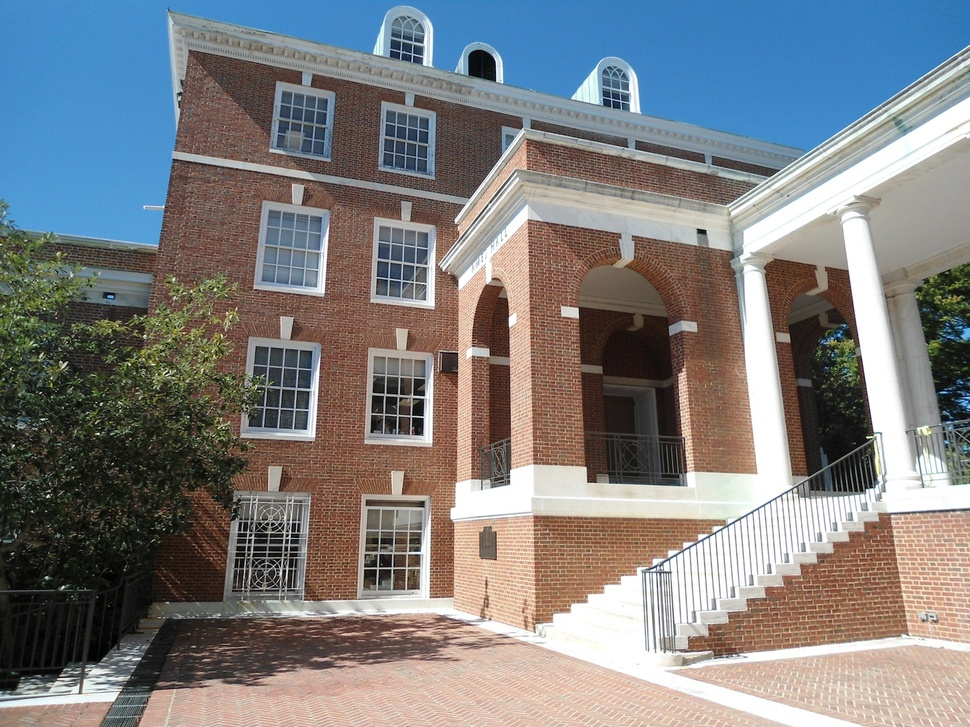
#> input picture HW4/ames1.JPG, 970 x 727 px, shrunk from 1600 x 1200 before the run, found by its file name
$ jupyter execute Q2.ipynb   (shell and % lines are left out)
#> lines starting #> are read from the running program, lines starting #| are printed output that depends on the picture
[cell 1]
from skimage import io, filters, feature
import matplotlib.pyplot as plt
import cv2 as cv
import numpy as np
from scipy import ndimage

[cell 2]
image = io.imread("ames1.jpg", as_gray = True)
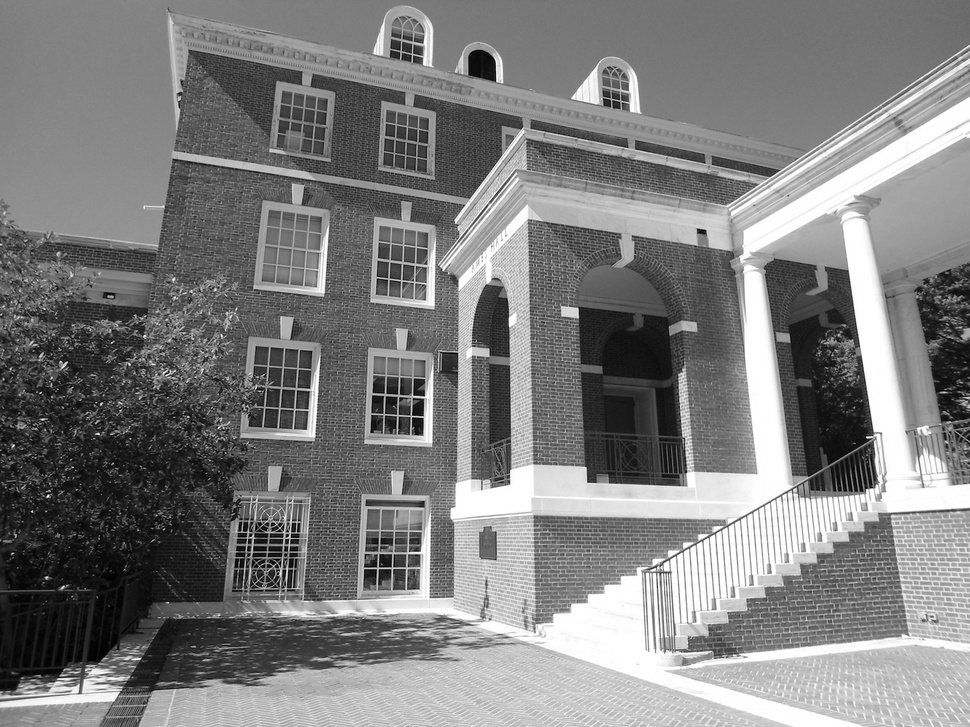
#> image: shape (727, 970) float64; min 0, max 1, mean 0.497

ga = cv.GaussianBlur(image, (5,5), 1)
plt.imshow(ga, cmap="gray")
plt.axis("off")
plt.show()
ga[0]
#> Out = 970 values, max 0.527 at index 137, min 0.417 at index 967, mean 0.476

[cell 3]
edges_sobel = filters.sobel(image)
edges_roberts = filters.roberts(image)
edges_prewitt = filters.prewitt(image)

[cell 4]
fig, axs = plt.subplots(1 , 3, figsize = (30, 30))
for i in axs:
    i.axis("off")

axs[0].set_title("sobel filter")
axs[1].set_title("roberts filter")
axs[2].set_title("prewitt filter")
axs[0].imshow(edges_sobel, cmap = "gray")
axs[1].imshow(edges_roberts, cmap = "gray")
axs[2].imshow(edges_prewitt, cmap = "gray")
plt.show()

[cell 5]
class Canny:
    def __init__(self, low_threshold, high_threshold):
        self.low = low_threshold
        self.high = high_threshold
    def filter(self, image):
        denoised_image = cv.GaussianBlur(image, (5, 5), 1)
        grads, directions = self.sobel_edge_detect(image)
        sup_image = self.non_max_sup(grads, directions)
        threshold_image = self.threshold(sup_image, self.low, self.high)
        res = self.th(threshold_image)
        return res

    def sobel_edge_detect(self, image):

        edge_h = cv.Sobel(image, cv.CV_64F, 1, 0)
        edge_v =  cv.Sobel(image, cv.CV_64F, 0, 1)
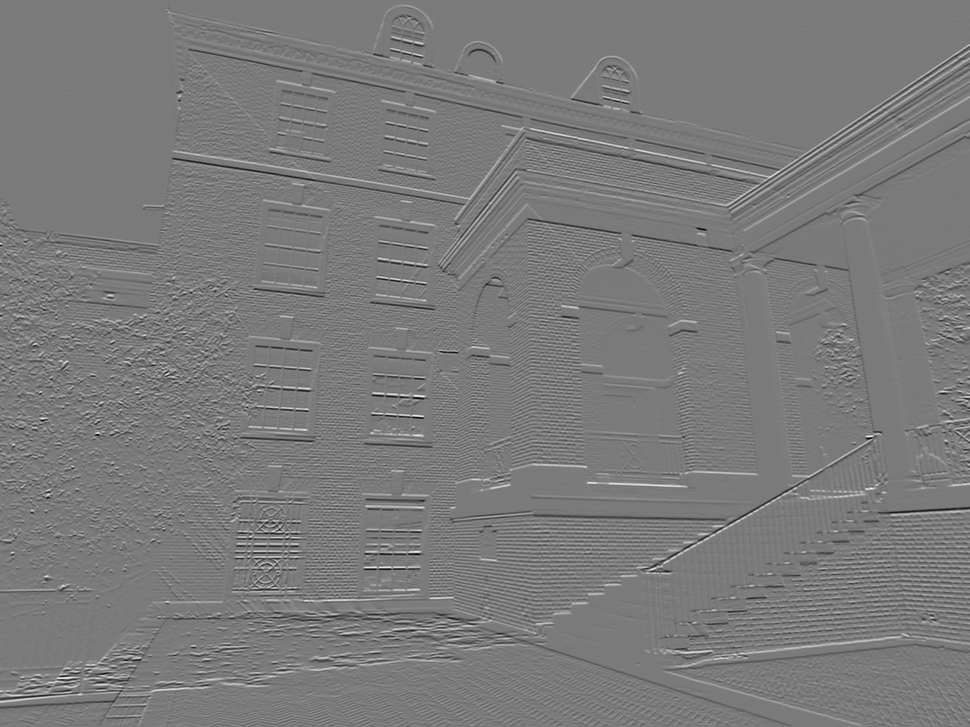
#> edge_v: shape (727, 970) float64; min -3.49, max 3.76, mean 0.003; drawn with min black and max white

        intensity = np.hypot(edge_h, edge_v)
        directions = (np.arctan2(edge_v, edge_h)) * 180 / np.pi
        directions[directions < 0] += 180
        directions = self.mod_dir(directions)
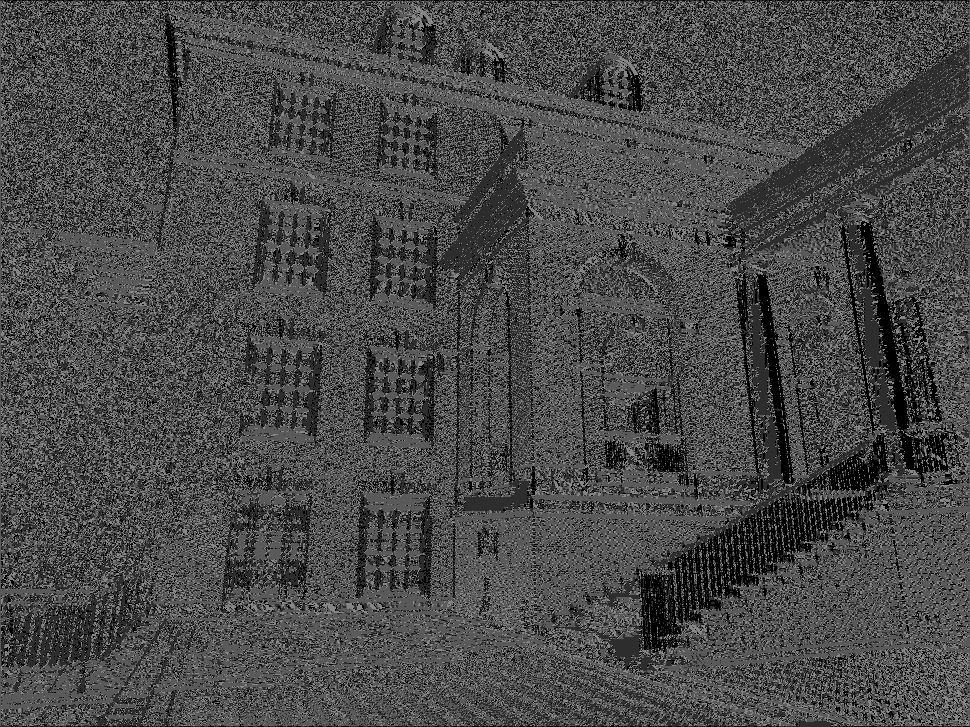
#> directions: shape (727, 970) float64; min 0, max 135, mean 72.6
        norm_intens = ((intensity - intensity.min()) / (intensity.max() - intensity.min())) * 255
        return norm_intens.astype("int"), directions


    def non_max_sup(self, grads, directions):
        res = np.zeros(directions.shape)
        for px in range(1, directions.shape[0] - 1):
            for py in range(1, directions.shape[1] - 1):
                if directions[px, py] == 0 or directions[px, py] == 180:
                    res[px, py] = np.max([grads[px, py - 1], grads[px, py], grads[px, py + 1]])
                elif directions[px,py] == 45:
                    res[px, py] = np.max([grads[px - 1, py - 1], grads[px, py], grads[px + 1, py + 1]])
                elif directions[px, py] == 90:
                    res[px,py] = np.max([grads[px - 1, py], grads[px, py], grads[px + 1, py]])
            print(px)
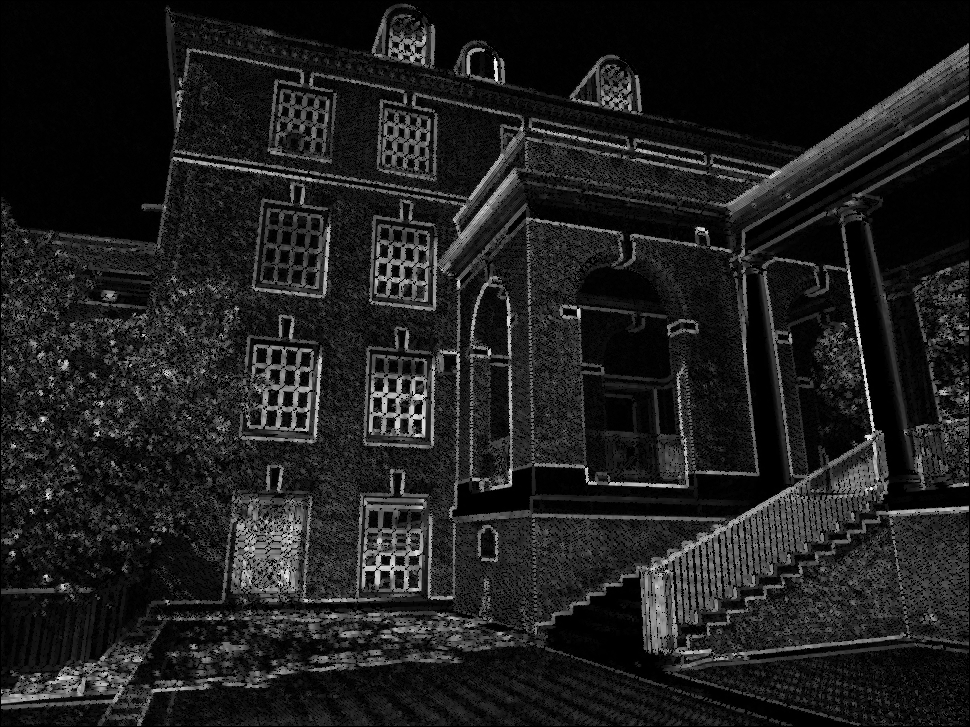
#> res: shape (727, 970) float64; min 0, max 255, mean 30.3
        res[res != grads] = 0
        return res
        a = 0
    def mod_dir(self, dr):
        res = np.zeros(dr.shape)
        res[np.where(dr < 22.5)] = 45
        res[np.where(np.logical_and(dr >= 22.5, dr < 67.5))] = 45
        res[np.where(np.logical_and(dr >= 67.5, dr < 112.5))] = 90
        res[np.where(np.logical_and(dr >= 112.5, dr < 157.5))] = 135
        res[np.where(np.logical_and(dr >= 157.5, dr < 22.5))] = 180

        return res
    def threshold(self, image, low, high):
        res = np.zeros(image.shape)
        res[image > high] = 255
        res[np.where(np.logical_and(image >= low, image <= high))] = 25
        return res

    def th(self, image):
        res = np.zeros(image.shape)
        for px in range(1, image.shape[0] - 1):
            for py in range(1, image.shape[1] - 1):
                if image[px, py] == 25:
                    surr = self.return_surr(image, px, py)
                    if np.any(surr == 255):
                        res[px, py] = 255
                    else:
                        res[px, py] = 0
                else:
                    res[px, py] = image[px, py]
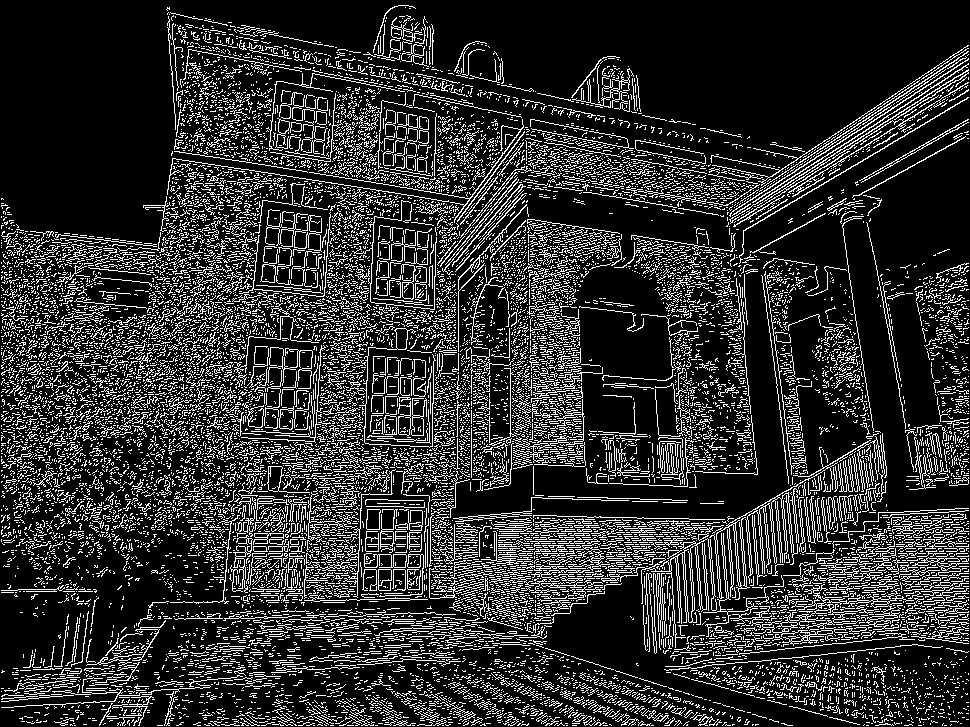
#> res: shape (727, 970) float64; 18.5% white in thin lines or dots

        return res


    def return_surr(self, image, x, y):
        x_up = x - 1
        x_down = x + 1

        y_up = y - 1
        y_down = y + 1

        return np.array([image[x_up, y], image[x_down, y], image[x, y_up], image[x, y_down],
                         image[x_down, y_down], image[x_up, y_up], image[x_up, y_down], image[x_down, y_up]])

[cell 6]
f = Canny(10, 20)
res = f.filter(image)

[cell 7]
sk_canny = feature.canny(image, sigma = 1)
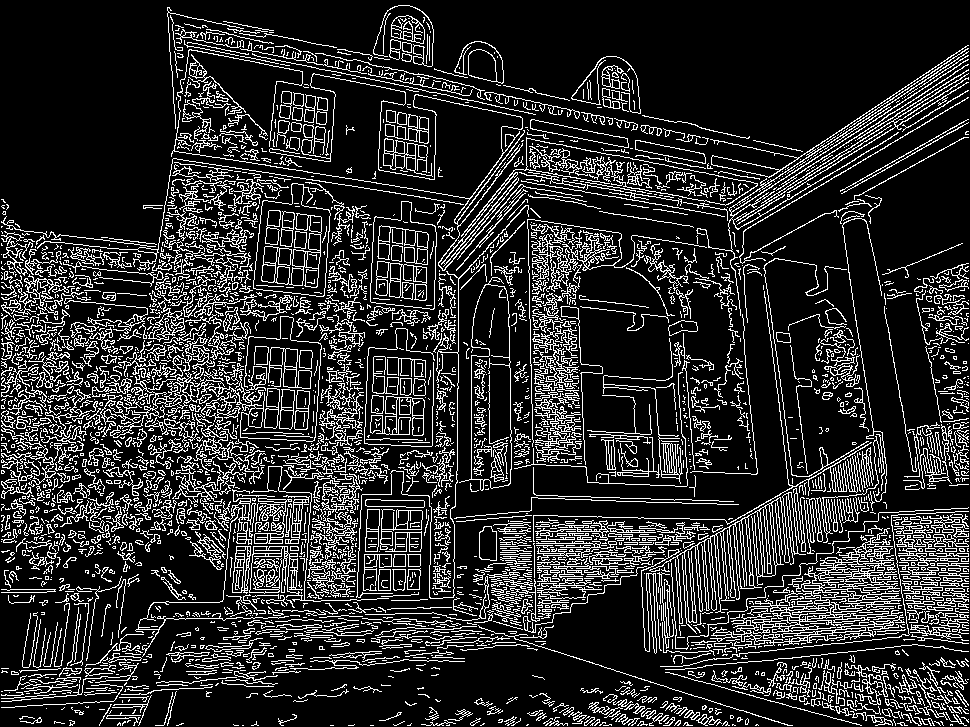
#> sk_canny: shape (727, 970) bool; 17.4% white in thin lines or dots

[cell 8]
fig, axs = plt.subplots(1 ,3, figsize = (30, 30))
axs[0].imshow(res, cmap = "gray")
axs[1].imshow(sk_canny, cmap = "gray")
axs[2].imshow(image, cmap = "gray")
axs[0].set_title("custom Canny")
axs[1].set_title("skimage Canny")
axs[2].set_title("original image")
